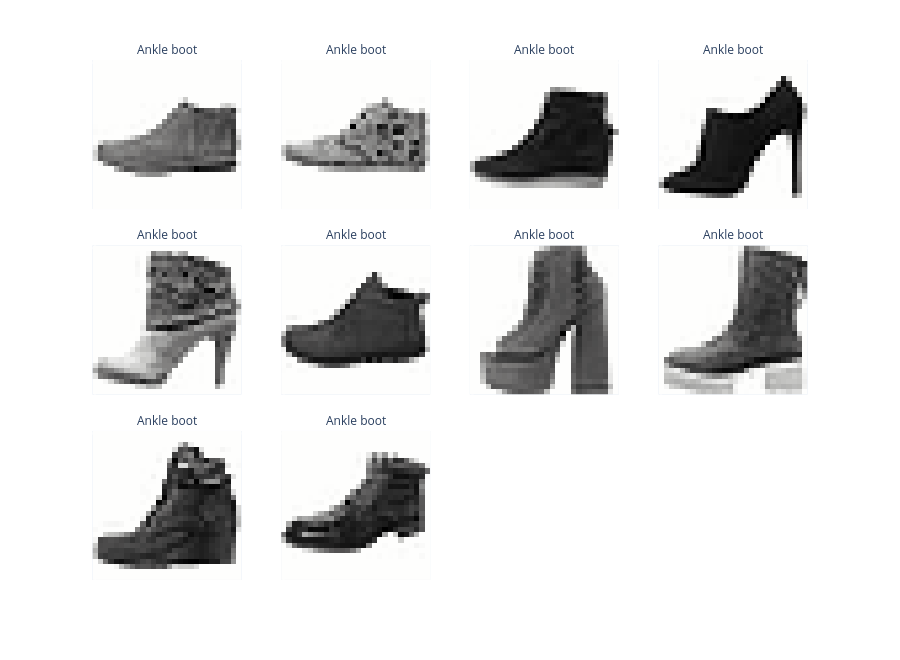

Here is the notebook cell this chart was saved with:
### Code cell
# TODO: Visualize 10 images from the `test_set` whose true label is `Ankle boot` that the model correctly classified but with low confidence
test_df_boot = test_df[(test_df['label'] == 'Ankle boot') & (test_df['correct'] == True)]

# Find low confidence correct predictions (uncertain but right)
low_conf_correct = test_df_boot.sort_values(by='confidence', ascending=True)[:10]

# Visualize low confidence correct predictions
fig = show_images(np.stack(low_conf_correct["image"].tolist()), 10, ncols=4, labels=low_conf_correct['label'].tolist(), reshape=True)
fig.show()

### Figure 1 — Plotly figure (JSON) as saved in the notebook; plotly's stock layout.template omitted (floating-point values rounded to 4 significant figures; data arrays with more than 128 entries replaced by an {"elided": "..."} marker saying what was removed)
{"data": [{"coloraxis": "coloraxis", "hovertemplate": "x: %{x}<br>y: %{y}<br>color: %{z}<extra></extra>", "name": "0", "type": "heatmap", "xaxis": "x9", "yaxis": "y9", "z": {"elided": "28x28 float values"}}, {"coloraxis": "coloraxis", "hovertemplate": "x: %{x}<br>y: %{y}<br>color: %{z}<extra></extra>", "name": "1", "type": "heatmap", "xaxis": "x10", "yaxis": "y10", "z": {"elided": "28x28 float values"}}, {"coloraxis": "coloraxis", "hovertemplate": "x: %{x}<br>y: %{y}<br>color: %{z}<extra></extra>", "name": "2", "type": "heatmap", "xaxis": "x11", "yaxis": "y11", "z": {"elided": "28x28 float values"}}, {"coloraxis": "coloraxis", "hovertemplate": "x: %{x}<br>y: %{y}<br>color: %{z}<extra></extra>", "name": "3", "type": "heatmap", "xaxis": "x12", "yaxis": "y12", "z": {"elided": "28x28 float values"}}, {"coloraxis": "coloraxis", "hovertemplate": "x: %{x}<br>y: %{y}<br>color: %{z}<extra></extra>", "name": "4", "type": "heatmap", "xaxis": "x5", "yaxis": "y5", "z": {"elided": "28x28 float values"}}, {"coloraxis": "coloraxis", "hovertemplate": "x: %{x}<br>y: %{y}<br>color: %{z}<extra></extra>", "name": "5", "type": "heatmap", "xaxis": "x6", "yaxis": "y6", "z": {"elided": "28x28 float values"}}, {"coloraxis": "coloraxis", "hovertemplate": "x: %{x}<br>y: %{y}<br>color: %{z}<extra></extra>", "name": "6", "type": "heatmap", "xaxis": "x7", "yaxis": "y7", "z": {"elided": "28x28 float values"}}, {"coloraxis": "coloraxis", "hovertemplate": "x: %{x}<br>y: %{y}<br>color: %{z}<extra></extra>", "name": "7", "type": "heatmap", "xaxis": "x8", "yaxis": "y8", "z": {"elided": "28x28 float values"}}, {"coloraxis": "coloraxis", "hovertemplate": "x: %{x}<br>y: %{y}<br>color: %{z}<extra></extra>", "name": "8", "type": "heatmap", "xaxis": "x", "yaxis": "y", "z": {"elided": "28x28 float values"}}, {"coloraxis": "coloraxis", "hovertemplate": "x: %{x}<br>y: %{y}<br>color: %{z}<extra></extra>", "name": "9", "type": "heatmap", "xaxis": "x2", "yaxis": "y2", "z": {"elided": "28x28 float values"}}], "layout": {"annotations": [{"font": {}, "showarrow": false, "text": "Ankle boot", "x": 0.1175, "xanchor": "center", "xref": "paper", "y": 0.2867, "yanchor": "bottom", "yref": "paper"}, {"font": {}, "showarrow": false, "text": "Ankle boot", "x": 0.3725, "xanchor": "center", "xref": "paper", "y": 0.2867, "yanchor": "bottom", "yref": "paper"}, {"font": {}, "showarrow": false, "text": "Ankle boot", "x": 0.1175, "xanchor": "center", "xref": "paper", "y": 0.6433, "yanchor": "bottom", "yref": "paper"}, {"font": {}, "showarrow": false, "text": "Ankle boot", "x": 0.3725, "xanchor": "center", "xref": "paper", "y": 0.6433, "yanchor": "bottom", "yref": "paper"}, {"font": {}, "showarrow": false, "text": "Ankle boot", "x": 0.6275, "xanchor": "center", "xref": "paper", "y": 0.6433, "yanchor": "bottom", "yref": "paper"}, {"font": {}, "showarrow": false, "text": "Ankle boot", "x": 0.8825, "xanchor": "center", "xref": "paper", "y": 0.6433, "yanchor": "bottom", "yref": "paper"}, {"font": {}, "showarrow": false, "text": "Ankle boot", "x": 0.1175, "xanchor": "center", "xref": "paper", "y": 1.0, "yanchor": "bottom", "yref": "paper"}, {"font": {}, "showarrow": false, "text": "Ankle boot", "x": 0.3725, "xanchor": "center", "xref": "paper", "y": 1.0, "yanchor": "bottom", "yref": "paper"}, {"font": {}, "showarrow": false, "text": "Ankle boot", "x": 0.6275, "xanchor": "center", "xref": "paper", "y": 1.0, "yanchor": "bottom", "yref": "paper"}, {"font": {}, "showarrow": false, "text": "Ankle boot", "x": 0.8825, "xanchor": "center", "xref": "paper", "y": 1.0, "yanchor": "bottom", "yref": "paper"}], "coloraxis": {"colorscale": [[0, "rgb(254, 254, 253)"], [0.09091, "rgb(224, 224, 223)"], [0.1818, "rgb(197, 197, 195)"], [0.2727, "rgb(171, 171, 170)"], [0.3636, "rgb(146, 146, 145)"], [0.4545, "rgb(124, 123, 122)"], [0.5455, "rgb(102, 101, 101)"], [0.6364, "rgb(81, 80, 80)"], [0.7273, "rgb(59, 59, 59)"], [0.8182, "rgb(38, 38, 38)"], [0.9091, "rgb(16, 16, 16)"], [1, "rgb(0, 0, 0)"]], "showscale": false}, "height": 660, "margin": {"t": 60}, "xaxis": {"anchor": "y", "constrain": "domain", "domain": [0, 0.235], "scaleanchor": "y", "showgrid": false, "showticklabels": false}, "xaxis10": {"anchor": "y10", "domain": [0.255, 0.49], "matches": "x", "showgrid": false, "showticklabels": false}, "xaxis11": {"anchor": "y11", "domain": [0.51, 0.745], "matches": "x", "showgrid": false, "showticklabels": false}, "xaxis12": {"anchor": "y12", "domain": [0.765, 1.0], "matches": "x", "showgrid": false, "showticklabels": false}, "xaxis2": {"anchor": "y2", "domain": [0.255, 0.49], "matches": "x", "showgrid": false, "showticklabels": false}, "xaxis3": {"anchor": "y3", "domain": [0.51, 0.745], "matches": "x", "showgrid": false, "showticklabels": false}, "xaxis4": {"anchor": "y4", "domain": [0.765, 1.0], "matches": "x", "showgrid": false, "showticklabels": false}, "xaxis5": {"anchor": "y5", "domain": [0, 0.235], "matches": "x", "showgrid": false, "showticklabels": false}, "xaxis6": {"anchor": "y6", "domain": [0.255, 0.49], "matches": "x", "showgrid": false, "showticklabels": false}, "xaxis7": {"anchor": "y7", "domain": [0.51, 0.745], "matches": "x", "showgrid": false, "showticklabels": false}, "xaxis8": {"anchor": "y8", "domain": [0.765, 1.0], "matches": "x", "showgrid": false, "showticklabels": false}, "xaxis9": {"anchor": "y9", "domain": [0, 0.235], "matches": "x", "showgrid": false, "showticklabels": false}, "yaxis": {"anchor": "x", "autorange": "reversed", "constrain": "domain", "domain": [0, 0.2867], "showgrid": false, "showticklabels": false}, "yaxis10": {"anchor": "x10", "domain": [0.7133, 1.0], "matches": "y", "showgrid": false, "showticklabels": false}, "yaxis11": {"anchor": "x11", "domain": [0.7133, 1.0], "matches": "y", "showgrid": false, "showticklabels": false}, "yaxis12": {"anchor": "x12", "domain": [0.7133, 1.0], "matches": "y", "showgrid": false, "showticklabels": false}, "yaxis2": {"anchor": "x2", "domain": [0, 0.2867], "matches": "y", "showgrid": false, "showticklabels": false}, "yaxis3": {"anchor": "x3", "domain": [0, 0.2867], "matches": "y", "showgrid": false, "showticklabels": false}, "yaxis4": {"anchor": "x4", "domain": [0, 0.2867], "matches": "y", "showgrid": false, "showticklabels": false}, "yaxis5": {"anchor": "x5", "domain": [0.3567, 0.6433], "matches": "y", "showgrid": false, "showticklabels": false}, "yaxis6": {"anchor": "x6", "domain": [0.3567, 0.6433], "matches": "y", "showgrid": false, "showticklabels": false}, "yaxis7": {"anchor": "x7", "domain": [0.3567, 0.6433], "matches": "y", "showgrid": false, "showticklabels": false}, "yaxis8": {"anchor": "x8", "domain": [0.3567, 0.6433], "matches": "y", "showgrid": false, "showticklabels": false}, "yaxis9": {"anchor": "x9", "domain": [0.7133, 1.0], "matches": "y", "showgrid": false, "showticklabels": false}}}
